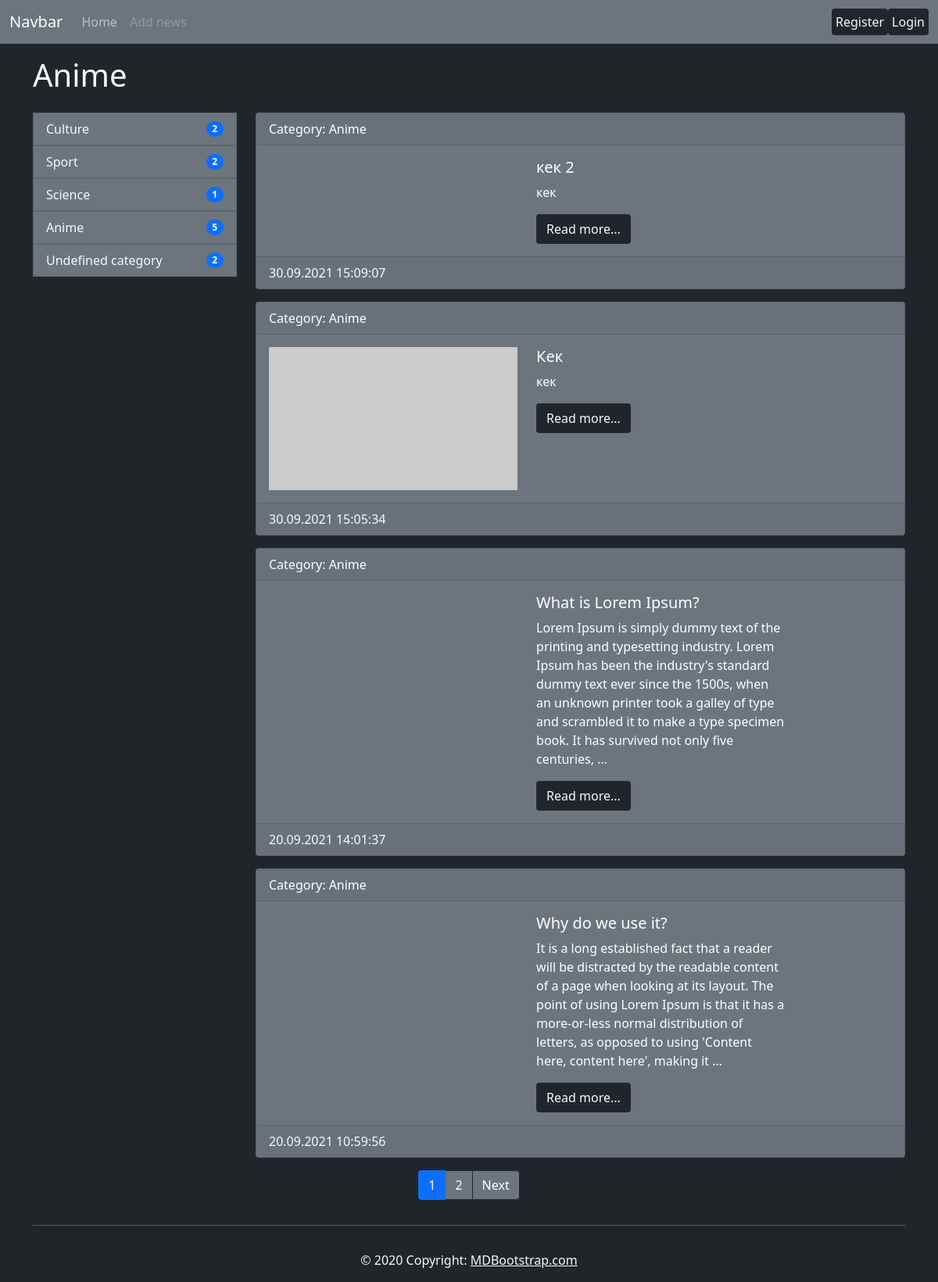
The page /category/5 on the database its author committed.
### news/models.py (models this page shows, shortened)
class Category(models.Model):
    title = models.CharField(max_length=150, db_index=True)
    def get_absolute_url(self):
        return reverse('category', kwargs={'category_id': self.pk})
    def __str__(self):
        return self.title
    class Meta:
        verbose_name = 'Category'
        verbose_name_plural = 'Categories'
        ordering = ['title']

class News(models.Model):
    title = models.CharField(max_length=150)
    description = models.TextField(blank=True)
    created_at = models.DateTimeField(auto_now_add=True)
    updated_at = models.DateTimeField(auto_now=True)
    photo = models.ImageField(upload_to='photos/%Y/%m/%d/', blank=True, null=True)
    is_published = models.BooleanField(default=True)
    views = models.IntegerField(default=0)
    category = models.ForeignKey('Category', on_delete=models.PROTECT, null=True)
    def get_absolute_url(self):
        return reverse('view_news', kwargs={'news_id': self.pk})
    class Meta:
        verbose_name = 'News'
        verbose_name_plural = 'News'
        ordering = ['-created_at']

### news/views.py (the view)
# urls.py: path('category/<int:category_id>', NewsByCategory.as_view(), name='category'),
class NewsByCategory(BaseListView):
    model = News
    template_name = 'news/category.html'
    def get_queryset(self):
        return News.objects.filter(category_id=self.kwargs['category_id'], is_published=True).select_related('category')
    def get_context_data(self, *, object_list=None, **kwargs):
        context = super().get_context_data(**kwargs)
        context['category'] = get_object_or_404(Category, pk=self.kwargs['category_id'])
        return context

### news/templatetags/news_tags.py (called while the page is built)
@register.inclusion_tag('inc/_list_categories.html')
def show_categories():
    categories = Category.objects.annotate(cnt=Count('news', filter=F('news__is_published'))).filter(cnt__gt=0)
    return {'categories': categories}

@register.simple_tag
def is_disabled_url(request):
    if not request.user.is_authenticated:
        return 'disabled'
    return ''

@register.simple_tag
def is_active_url(request, correct_url):
    if request.get_full_path() == correct_url:
        return 'active'
    return ''

### news/templates/news/category.html (shortened to what this page needs)
{% extends 'base.html' %}
{% load news_tags %}
{% block contents %}
  {{ category }}
{% endblock contents %}
{% block sidebar %}
  {% show_categories %}
{% endblock sidebar %}
{% block content %}
  <div class="col-md-9">
    {% for item in news %}
      <div class="card mb-3 text-white bg-secondary">
        <div class="card-header">
          Category: {{ item.category.title }}
        </div>
        <div class="card-body row">
          <div class="media col-md-5">
            {% if item.photo %}
              <img src="{{ item.photo.url }}" alt="" width="400" class="" style="width: 100%">
            {% else %}
              <img src="https://picsum.photos/400/230?grayscale&blur=2" alt="" style="width: 100%">
            {% endif %}
          </div>
          <div class="media-body col-md-5 padding-right-4">
            <h5 class="card-title">{{ item.title }}</h5>
            <p class="card-text">{{ item.description|truncatewords:50 }}</p>
            <a href="{{ item.get_absolute_url }}" class="btn">Read more...</a>
          </div>
        </div>
        <div class="card-footer text-light">
          {{ item.created_at|date:"d.m.Y H:i:s" }}
        </div>
      </div>
    {% empty %}
      <h2 class="mb-4 text-white">Opss...nothing found</h2>
    {% endfor %}
  </div>
{% endblock content %}
{% block pagination %}
  {% include 'inc/_pagination.html' with page_obj=page_obj %}
{% endblock pagination %}

### templates/inc/_list_categories.html
<div class="col-md-3 mb-5">
    <div class="list-group">
        {% for category in categories %}
            <a href="{{ category.get_absolute_url }}" class="category-link">
                <li class="list-group-item list-group-item-mine d-flex justify-content-between align-items-center">
                    {{ category.title }}
                    <span class="badge bg-primary rounded-pill">{{ category.cnt }}</span>
                </li>
            </a>
        {% endfor %}
    </div>
</div>

### templates/base.html (style rules this page uses)
.list-group-item-mine { background-color: var(--bs-secondary); color: var(--bs-light); cursor: pointer; transition: color .1s linear, background-color .1s linear; }
.category-link { text-decoration: none; }
.btn { background-color: var(--bs-dark); color: var(--bs-light); }

### rows shown on the page
Category: title "Anime", cnt "5"
Category: title "Culture", cnt "2"
Category: title "Sport", cnt "2"
Category: title "Science", cnt "1"
Category: title "Undefined category", cnt "2"
News: category "Anime", title "кек 2", description "кек", created_at "30.09.2021 15:09:07"
News: category "Anime", title "Кек", description "кек", created_at "30.09.2021 15:05:34"
News: category "Anime", title "What is Lorem Ipsum?", description "Lorem Ipsum is simply dummy text of the printing and typesetting industry. Lorem Ipsum has been the industry's standard dummy text ever since the 1500s, when an unknown printer took a galley of type and scrambled it to make a type specimen book. It has survived not only five centuries, …", created_at "20.09.2021 14:01:37"
News: category "Anime", title "Why do we use it?", description "It is a long established fact that a reader will be distracted by the readable content of a page when looking at its layout. The point of using Lorem Ipsum is that it has a more-or-less normal distribution of letters, as opposed to using 'Content here, content here', making it …", created_at "20.09.2021 10:59:56"

### other values the page prints
{{ page }} "1"
{{ page }} "2"
